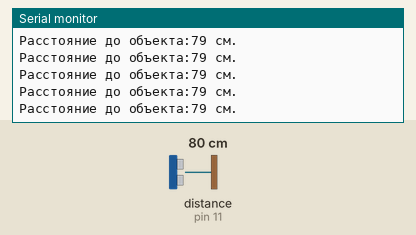
This sketch was run on a simulated Arduino Uno, built with avr-gcc and run on an emulated ATmega328P. On the bench: the last lines printed to the serial monitor. Wiring (inferred from the names in the program): ultrasonic range finder: trigger pin 12; echo pin 11. The test bench sets the inputs (shaded band); at power-on: distance to the obstacle (sensor on pin 11) 80 cm. The echo pulse lasts 58.3 µs per cm.

Above: at 1.2 s.
1.3 s: distance to the obstacle (sensor on pin 11) set to 2 cm
At 1.72 s:
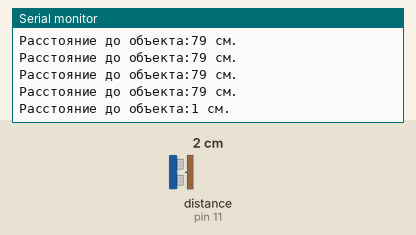
4.3 s: distance to the obstacle (sensor on pin 11) set to 299 cm
At 4.49 s:
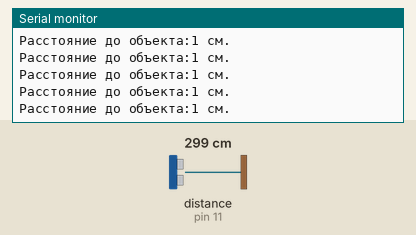
7.3 s: distance to the obstacle (sensor on pin 11) set to 4 cm
At 7.43 s:
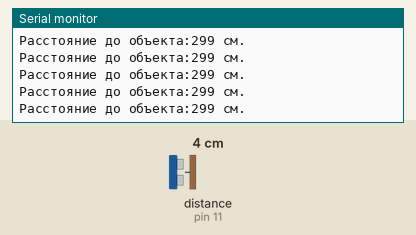
10.3 s: distance to the obstacle (sensor on pin 11) set to 9 cm
At 10.45 s:
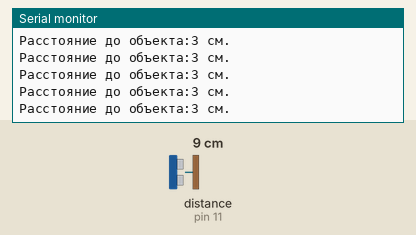
Timing chart, 0 to 13.3 s (numbered marks = the images above; inputs shaded):
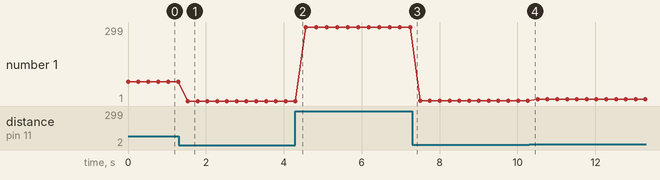

Measured:
- after the input at 1.3 s, the serial monitor: prints a new line after 0.24 s (image 1)
- plotted number 1: 79 → 1 after the input at 1.3 s, 1 → 299 after the input at 4.3 s, 299 → 3 after the input at 7.3 s, 3 → 8 after the input at 10.3 s

The sketch:

bat_thingy.a.ino
```cpp
#define PIN_TRIG 12
#define PIN_ECHO 11
long duration, cm;

void setup() {
  Serial.begin(9600);
  pinMode(PIN_TRIG, OUTPUT);
  pinMode(PIN_ECHO, INPUT);
}
void loop() {
  digitalWrite(PIN_TRIG, LOW);
  delayMicroseconds(5);
  digitalWrite(PIN_TRIG, HIGH);
  delayMicroseconds(10);
  digitalWrite(PIN_TRIG,LOW);
  duration = pulseIn(PIN_ECHO,HIGH);
  cm=(duration / 2) / 29.1;
  Serial.print("Расстояние до объекта:");
  Serial.print(cm);
  Serial.println(" см.");
  delay(250);
}
```
